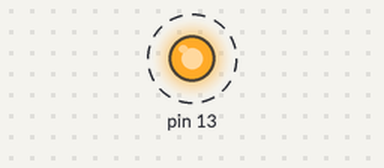
Recording of a sketch running on a simulated Arduino Uno, built with avr-gcc and run on an emulated ATmega328P. On the bench: output pins drawn as LEDs (lit = HIGH). Dashed ring = blinking. What the sketch prints to the serial monitor is not drawn.

Above: at 0.2 s.
Timing chart, 0 to 3.0 s (numbered marks = the images above):
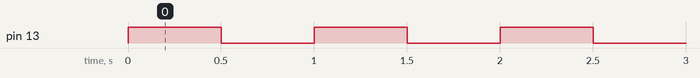

The sketch:

1hz_LED.ino
```cpp
//#include <Arduino.h>                                  //원래는 적어 줘야하는데 버전업 되서 필요없다.

const uint8_t LED_PIN {13U};                            // unsigned int 8bit : 1byte = 0 ~ 255의 범위. // 13U == 13unsigned를 의미한다.
// 8bit == 1byte : 핀번호가 255개 이하 이니까 궂이 const int를 사용할 필요가 없다. // 아두이노 환경에서는 const int == 16bit 이다.
//13번핀은 LED_BUILTIN이라는 특수한 이름을 가진다. 따라서 LED_PIN 대신에 LED_BUILTIN을 써도 된다.
void setup() {
  // put your setup code here, to run once: //
  Serial.begin(115200UL);                               //Serial는 객체이다. 따라서.을 이용해서 함수 begin에 접근 //UL = unsigned long // 115200/10을해서 1초당 11520개의 문자를 보낸다.
  pinMode(LED_PIN, OUTPUT);                             //아두이노는 기본적으로 INPUT상태 //OUTPUT은 컴퓨터로 받아온 전기를 밖으로 내보내겠다. //쉴드를 내리겠다는 의미 쉴드를 내리지않으면 저항이 상당히 강한데 OUTPUT이면 쉴드를 내리게되어 저항이 줄어들게된다.
  digitalWrite(LED_PIN, LOW);                           //불이 꺼짐.
}

void loop() {
  // put your main code here, to run repeatedly:
  digitalWrite(LED_PIN, HIGH);
  Serial.println(F("LED ON"));                          //F = 플래쉬 램에다가 사용하라는 의미 상당히 빠르다. 반복문은 F에 넣는게 최적화이다. 전역공간 비슷한곳에 넣어두는것.
  delay(500);
                                                        // 보통은 S램(코드를 저장해놓는곳)에 저장되어있다가 사라졌다가 생겼다 반복하는데 F램은 사라지지 않는다.
  digitalWrite(LED_PIN, LOW);
  Serial.println(F("LED OFF"));
  delay(500);
}
```

Measured:
- by itself, pin 13: alternates HIGH for 0.50 s and LOW for 0.50 s
